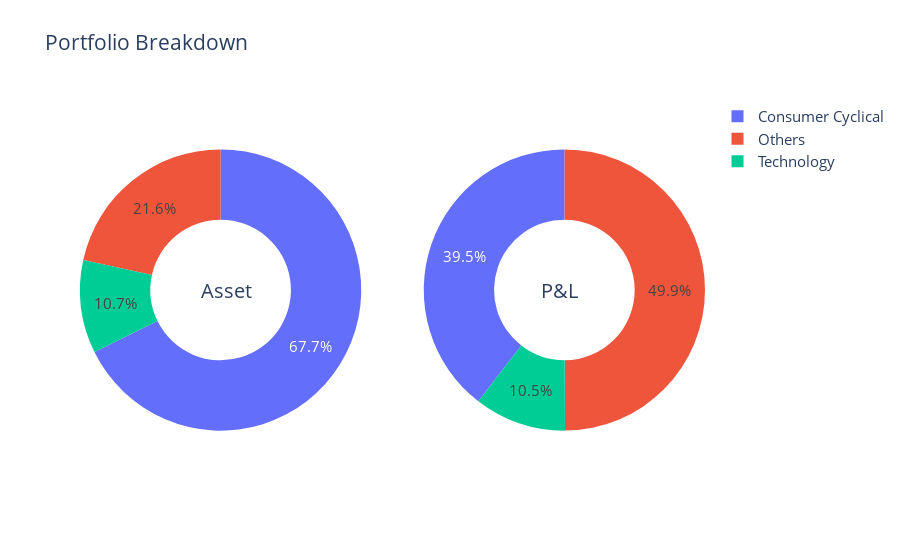

Write notebook code for a chart like this one.
### Markdown cell above
## Design 1

### Code cell
import plotly.graph_objects as go
from plotly.subplots import make_subplots

labels = df2['sector']

# Create subplots: use 'domain' type for Pie subplot
fig = make_subplots(rows=1, cols=2, specs=[[{'type':'domain'}, {'type':'domain'}]])
fig.add_trace(go.Pie(labels=labels, values= df2['qty']*df2['current_prices'], name="Asset"),
              1, 1)
fig.add_trace(go.Pie(labels=labels, values= df2['P&L'], name="P&L"),
              1, 2)

# Use `hole` to create a donut-like pie chart
fig.update_traces(hole=.5)

fig.update_layout(
    title_text="Portfolio Breakdown",
    font=dict(
        size=15,
    ),
    # Add annotations in the center of the donut pies.
    annotations=[dict(text='Asset', x=0.19, y=0.5, font_size=20, showarrow=False),
                 dict(text='P&L', x=0.80, y=0.5, font_size=20, showarrow=False)])
fig.show()

### Figure 1 — Plotly figure (JSON) as saved in the notebook; plotly's stock layout.template omitted (floating-point values rounded to 4 significant figures)
{"data": [{"domain": {"x": [0, 0.45], "y": [0, 1]}, "hole": 0.5, "labels": ["Technology", "Consumer Cyclical", "Others"], "name": "Asset", "type": "pie", "values": [2204.0, 13940.0, 4439.0]}, {"domain": {"x": [0.55, 1], "y": [0, 1]}, "hole": 0.5, "labels": ["Technology", "Consumer Cyclical", "Others"], "name": "P&L", "type": "pie", "values": [304, 1139, 1439]}], "layout": {"annotations": [{"font": {"size": 20}, "showarrow": false, "text": "Asset", "x": 0.19, "y": 0.5}, {"font": {"size": 20}, "showarrow": false, "text": "P&L", "x": 0.8, "y": 0.5}], "font": {"size": 15}, "title": {"text": "Portfolio Breakdown"}}}
